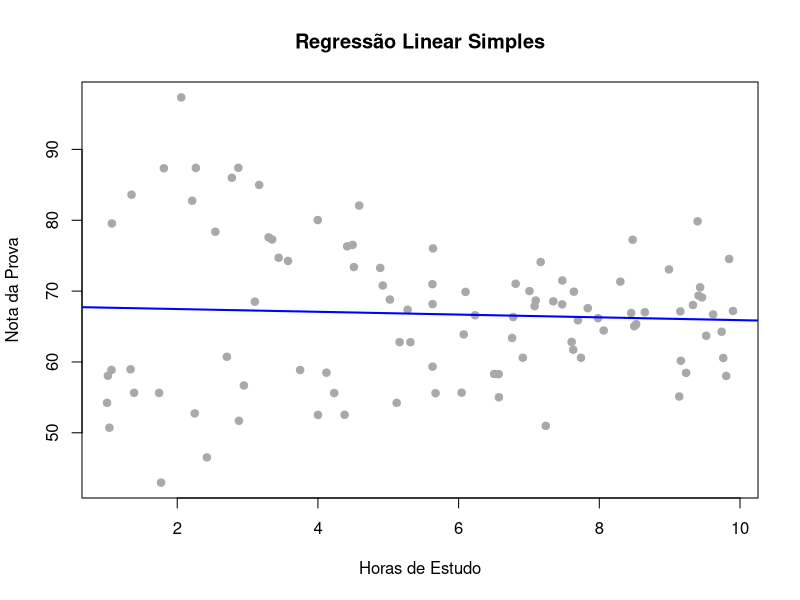
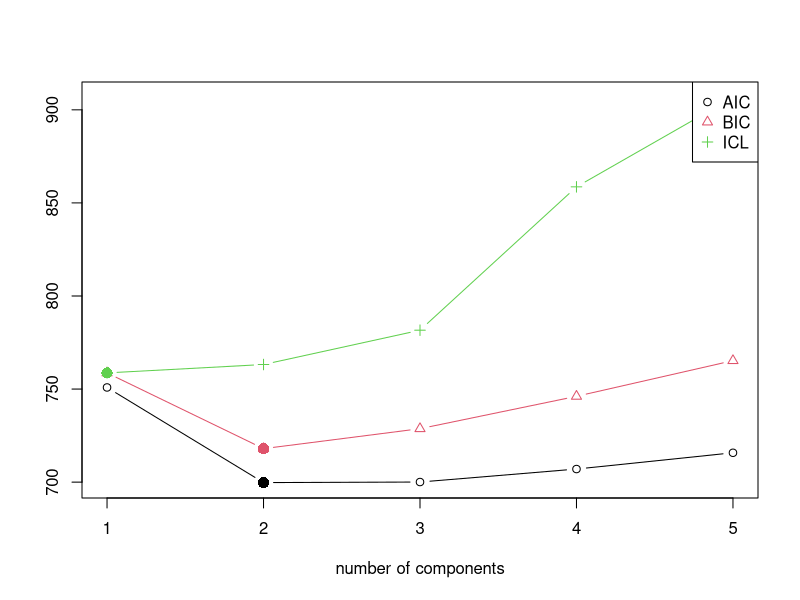
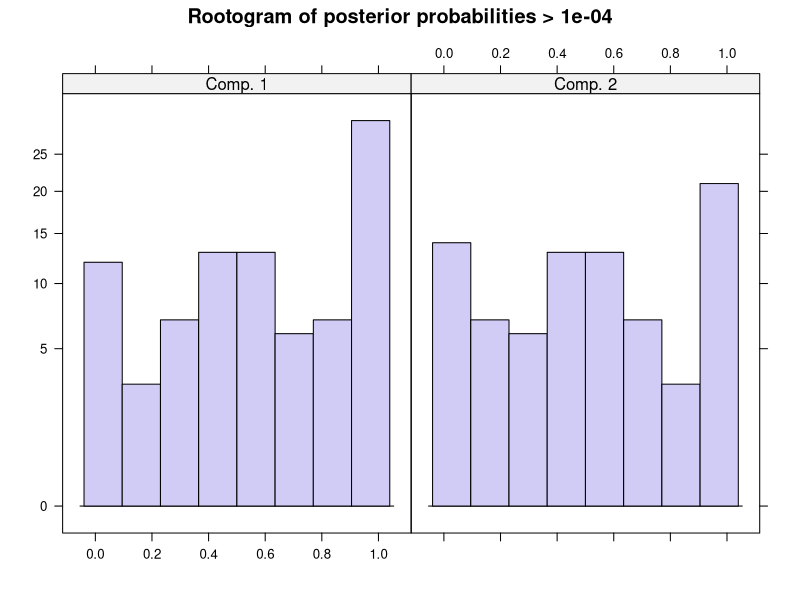
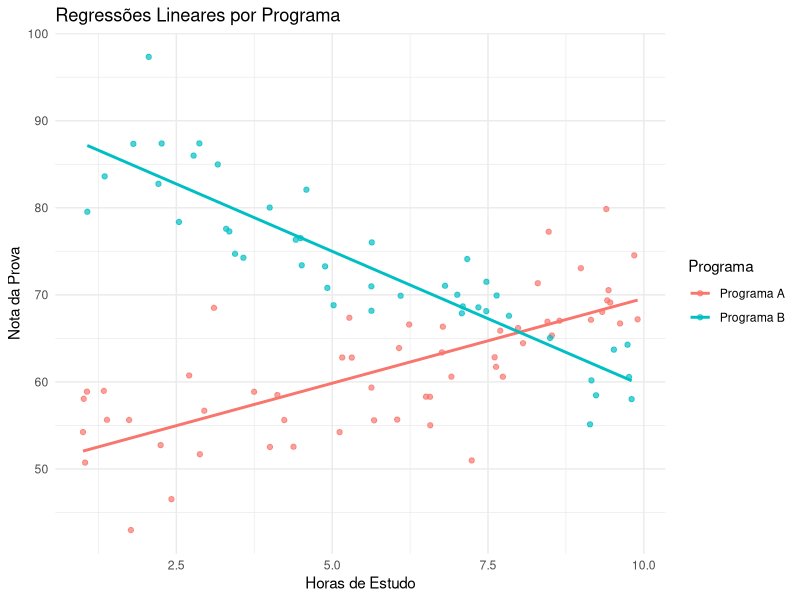
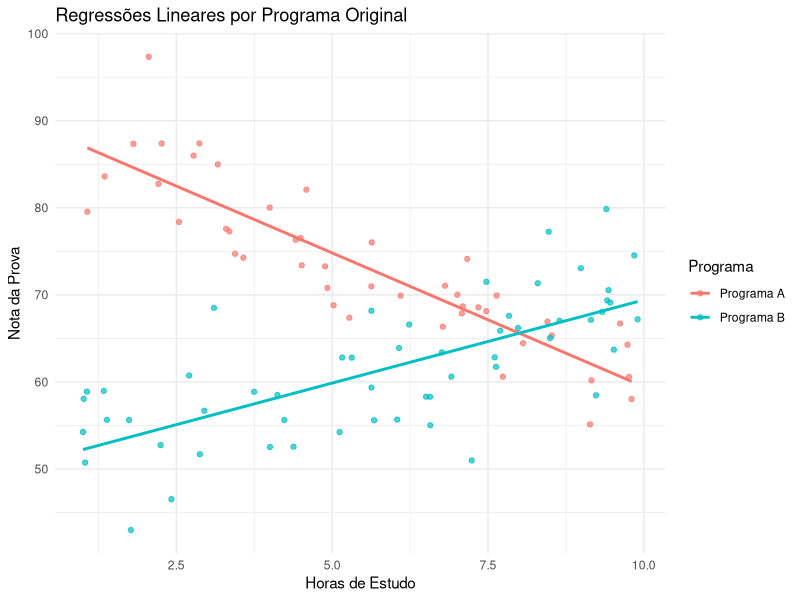

These figures' R source, in order:
#Criando banco de dados sintético

library(dplyr)

set.seed(42)
n <- 100
data <- data.frame(
  HorasEstudo = runif(n, 1, 10),
  Programa = sample(c("Programa A", "Programa B"), n, replace = TRUE)
)

#Gerando NotaProva com Paradoxo de Simpson

data <- data %>% 
  mutate(
    NotaProva = ifelse(
      Programa == "Programa A",
      90 - 3 * HorasEstudo + rnorm(n, 0, 5), #Relação neg no 'Programa A'
      50 + 2 * HorasEstudo + rnorm(n, 0, 5)  #Relação pos no 'Programa B'
    )
  )
# A subpopulação é latente, ou seja, não é observada

#Benchmark - Modelagem inicial

fit <- lm(NotaProva ~ HorasEstudo, data=data)

plot(data$HorasEstudo, data$NotaProva,
     main = "Regressão Linear Simples",
     xlab = "Horas de Estudo",
     ylab = "Nota da Prova",
     pch = 19, col = "darkgray")

abline(fit, col = "blue", lwd = 2)

summary(fit)

#Modelo ruim com métricas péssimas no diagnóstico
#Quase nenhuma associação entre Horas de Estudo e Nota da Prova

# Modelo Mistura de Regressão

library(flexmix)

# Testando para numero de componentes candidatas. (De 1 a 5)
fittedModel1_1_5_c <- stepFlexmix(NotaProva ~ HorasEstudo, k = c(1,2,3,4,5),
                                  nrep = 10, data = data)
fittedModel1_1_5_c
plot(fittedModel1_1_5_c)

# Melhor modelo: k = 2 grupos, pelo BIC e ICL
best_model <- getModel(fittedModel1_1_5_c, which=2)
summary(best_model)
summary(refit(best_model))

parameters(best_model)

#Parametros bem próximos do original

plot(best_model)

#Visualização, qual observação pertence a qual grupo

posterior(best_model)
clusters(best_model)

# Adicionar os clusters designados ao df
data_cluster <- data
data_cluster$cluster <- factor(clusters(best_model))
data_cluster <- data_cluster %>%
  mutate(cluster = recode(clusters(best_model),
                          `1` = "Programa A",
                          `2` = "Programa B"))

# Como o modelo "classificou"

library(ggplot2)

ggplot(data_cluster, aes(x = HorasEstudo, y = NotaProva, color = cluster)) +
  geom_point(alpha = 0.7) +
  geom_smooth(method = "lm", se = FALSE) +
  labs(
    title = "Regressões Lineares por Programa",
    x = "Horas de Estudo",
    y = "Nota da Prova",
    color = "Programa"
  ) +
  theme_minimal()

ggplot(data_cluster, aes(x = HorasEstudo, y = NotaProva, color = Programa)) +
  geom_point(alpha = 0.7) +
  geom_smooth(method = "lm", se = FALSE) +
  labs(
    title = "Regressões Lineares por Programa Original",
    x = "Horas de Estudo",
    y = "Nota da Prova",
    color = "Programa"
  ) +
  theme_minimal()

# Taxa de acertos
mean(data_cluster$cluster == data_cluster$Programa) * 100
# 87%

# Essa visualização pode induzir ao erro do propósito do modelo.
# A intenção dele é a regressão, e não classificação.
# Essa parte ainda será elaborada futuramente
